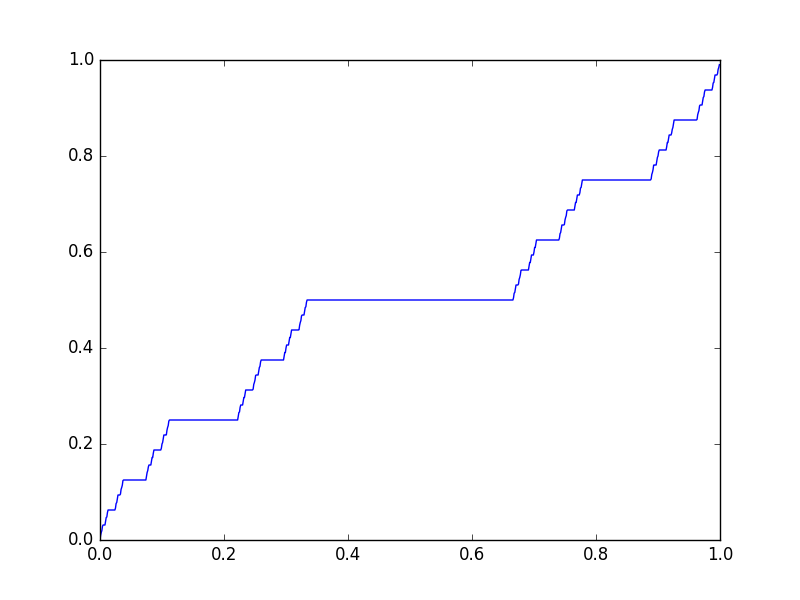

The script that saved this image:
from math import modf

import numpy as np
import matplotlib.pyplot as plt


# see https://ja.wikipedia.org/wiki/%E3%82%AB%E3%83%B3%E3%83%88%E3%83%BC%E3%83%AB%E9%96%A2%E6%95%B0
def cantor(x, N=100):
    if x > 1 or x < 0:
        raise Exception
    if x == 0:
        return 0
    if x == 1:
        return 1

    rtv = 0

    tmp = x
    for i in range(1, N):
        tmp, finteger = modf(tmp * 3)
        r = int(finteger) % 3
        if r == 2:
            rtv += 2**(-i)
        elif r == 1:
            rtv += 2**(-i)
            break

    return rtv


def np_cantor(X):
    Y = np.zeros(len(X))
    for i, x in enumerate(X):
        Y[i] = cantor(x)

    return Y

if __name__ == '__main__':
    X = np.arange(0, 1, 0.001)
    Y = np_cantor(X)

    plt.plot(X, Y)
    plt.show()
    plt.savefig('./cantor.png')
